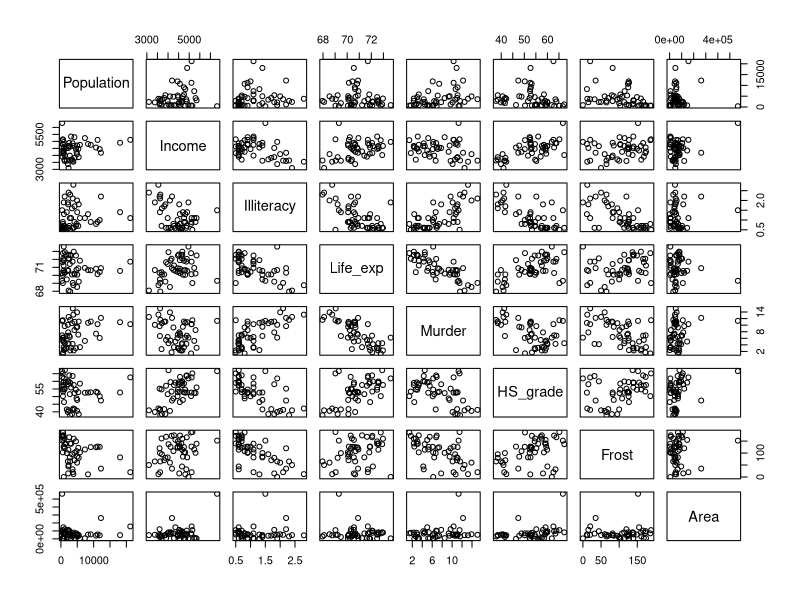
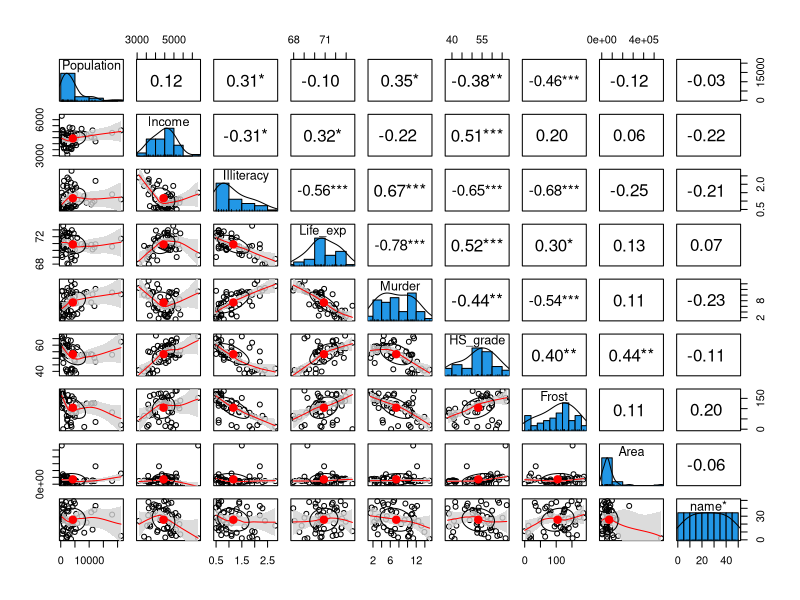

Source code (R) for these figures, in order:
str(state.x77)

# check the class of the data
# show matrix and array
class(state.x77)

# convert the data to data frame
# called state.x77_data
states_data <- data.frame(state.x77)

# check the structure of data
str(states_data)

# Move state name into new variable
states_data$name <- state.name

# rename the Life exp and HS grad variables 
# to Life_exp and HS_grade
colnames(states_data)[colnames(states_data) == "Life.Exp"] <- "Life_exp"
colnames(states_data)[colnames(states_data) == "HS.Grad"] <- "HS_grade"
colnames(states_data)

numeric_variable <- sapply(states_data, is.numeric)
numeric_data <- states_data[numeric_variable]

pairs(numeric_data)

library(psych)
pairs.panels(states_data,
             smooth = TRUE,
             scale = FALSE,
             density = TRUE,
             ellipses = TRUE,
             method = "spearman",
             pch = 21,
             lm = FALSE, 
             cor = TRUE,
             jiggle = FALSE,
             factor = 2,
             hist.col = 4,
             stars = TRUE,
             ci = TRUE) 
